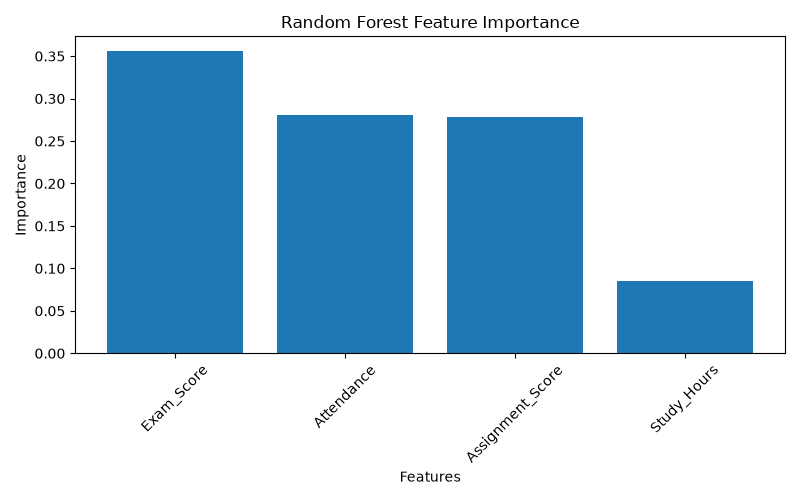

Write the Python code that produced this figure.
import pandas as pd

from sklearn.model_selection import train_test_split
from sklearn.ensemble import RandomForestClassifier

import matplotlib.pyplot as plt


# Task 3 - Load Dataset

df = pd.read_csv("student_data.csv")

print("\nDataset:")
print(df)


# Task 4 - Select Features

X = df[
    [
        "Study_Hours",
        "Attendance",
        "Assignment_Score",
        "Exam_Score"
    ]
]

print("\nFeatures:")
print(X)


# Create Target

y = df["Final_Result"].map({
    "Pass": 1,
    "Fail": 0
})

print("\nTarget:")
print(y)


# Task 5 - Split Dataset

X_train, X_test, y_train, y_test = train_test_split(
    X,
    y,
    test_size=0.2,
    random_state=42
)

print("\nTraining Data Shape:")
print(X_train.shape)

print("\nTesting Data Shape:")
print(X_test.shape)


# Task 6 - Create Random Forest Model

model = RandomForestClassifier(
    n_estimators=100,
    random_state=42
)

model.fit(
    X_train,
    y_train
)

print("\nRandom Forest Model Trained Successfully.")


# Task 7 - Get Feature Importance

importance = model.feature_importances_

print("\nFeature Importance:")
print(importance)


# Task 8 - Create Feature Importance DataFrame

feature_importance_df = pd.DataFrame({
    "Feature": X.columns,
    "Importance": importance
})

feature_importance_df = feature_importance_df.sort_values(
    by="Importance",
    ascending=False
)

print("\nFeature Importance Ranking:")
print(feature_importance_df)


# Task 9 - Identify Most Important Feature

most_important_feature = feature_importance_df.iloc[0]

print("\nMost Important Feature:")
print(most_important_feature["Feature"])

print("\nImportance Value:")
print(f"{most_important_feature['Importance']:.4f}")


# Task 10 - Create Feature Importance Bar Chart

plt.figure(figsize=(8, 5))

plt.bar(
    feature_importance_df["Feature"],
    feature_importance_df["Importance"]
)

plt.title("Random Forest Feature Importance")
plt.xlabel("Features")
plt.ylabel("Importance")

plt.xticks(rotation=45)

plt.tight_layout()

plt.savefig("feature_importance.png")

plt.show()
